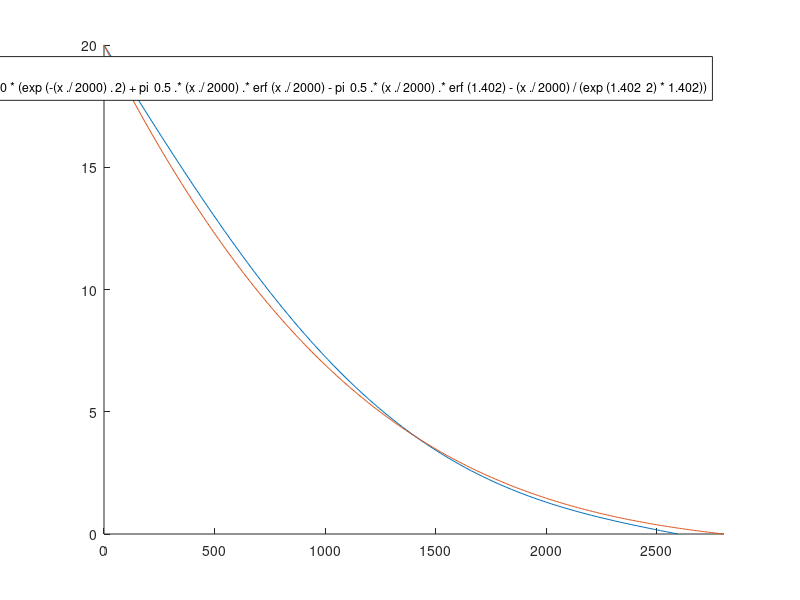

Here is the MATLAB script that generated this plot:
dt = 0.01;
l = 0.001;
n = 101;

u = zeros(n,1);
u(1) = 20;

di = 0.1;
d = di;

dx = di/(n-1);

r = 0.1;
t = 0;

dt = 0.001

tic;
while t < 10^6
    dt = dx^2*r;
    t = t + dt
    u_new = u;
    for i = 2:n-1
        u_new(i) = (1-2*dt/dx^2)*u(i) + (u(i-1)+u(i+1))*(dt/dx^2);
    end
    u = u_new;
    temp = d(end) + (dt/dx^2)*((u(n-1))/l);
    
    d = [d, temp];
     if d(end)/dx > (n)
        disp('hi');
        n = n + 1;
        u_new = spli(u_new,1);
    end
    dx_new = d(end)/(n-1);
    dx = d(end)/(n-1);
    u = u_new;
end
toc;

hold on;
plot(linspace(0,d(end)/4,n),u_new);

f = @(x) 20*(exp(-(x./2000).^2) + pi^0.5.*(x./2000).*erf(x./2000) - pi^0.5.*(x./2000).*erf(1.402) - (x./2000)/(exp(1.402^2)*1.402));
fplot(f,[0,1.402*2000])
